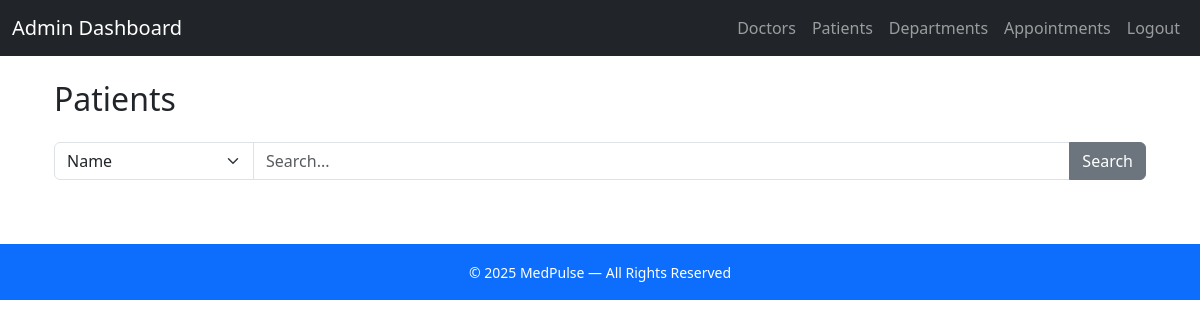
The page /admin/patients (signed in) on the database as committed earlier.
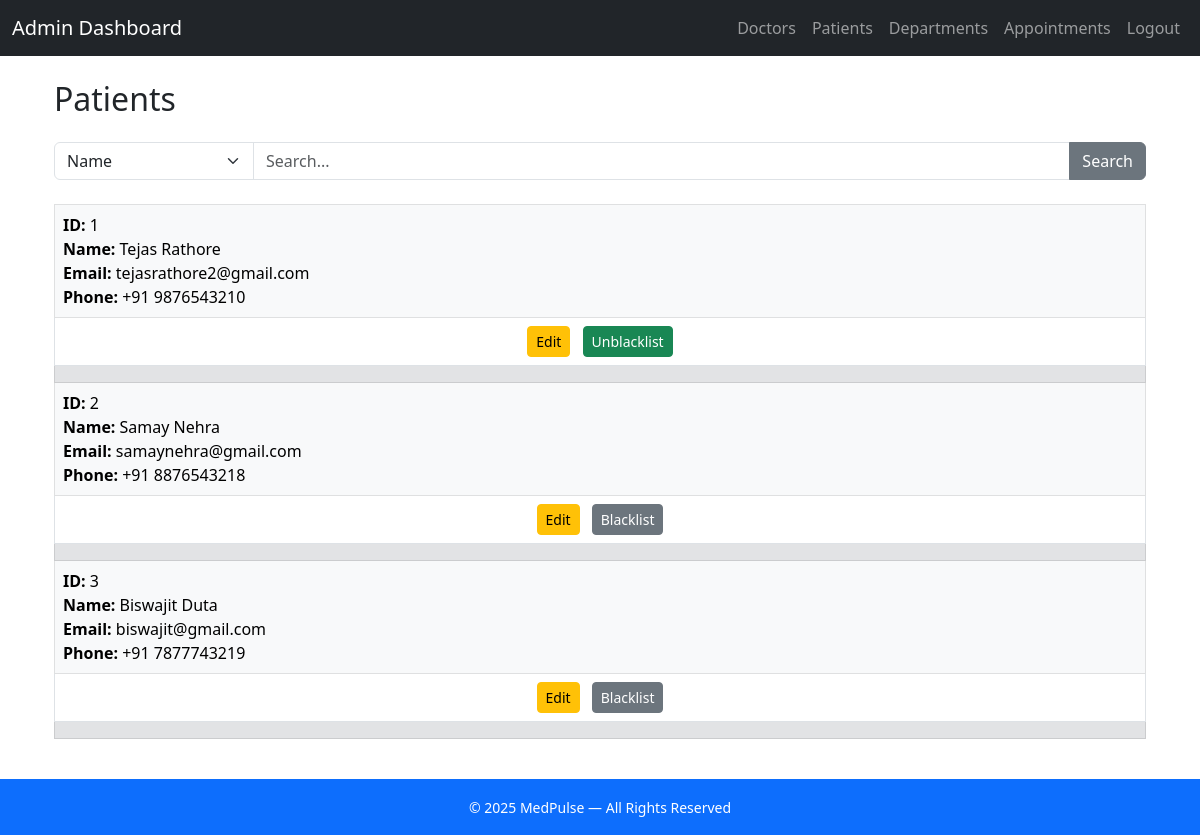
The same page on the database as committed later.
### controller/models.py (models this page shows, shortened)
class Patient(db.Model):
    __tablename__='patient'
    patient_id=db.Column(db.Integer,primary_key=True,autoincrement=True)
    user_id = db.Column(db.Integer, db.ForeignKey('user.user_id'), nullable=False)
    name=db.Column(db.String(50), nullable=False)
    dob=db.Column(db.Date,nullable=False)
    gender=db.Column(db.Enum('Male', 'Female', 'Other'),nullable=False)
    phone_no=db.Column(db.String(15), nullable=False)
    user = db.relationship('User', uselist=False)
    appointments = db.relationship('Appointment', back_populates='patient',uselist=True)

class User(db.Model,UserMixin):
    __tablename__='user'
    user_id =db.Column(db.Integer,primary_key=True,autoincrement=True)
    email=db.Column(db.String(320),unique=True,nullable=False)
    username=db.Column(db.String(20),unique=True,nullable=False)
    password=db.Column(db.String(255),nullable=False)
    blacklisted = db.Column(db.Boolean, default=False, nullable=False)
    role_id = db.Column(db.Integer, db.ForeignKey('roles.role_id'), nullable=False)
    role=db.relationship('Roles',uselist=False,lazy='joined')

### controller/admin_routes.py (the view, shortened to what this page needs)
@admin.route('/patients')
@login_required
def admin_patients():
    if current_user.role.role != 'Admin':
        flash("You are not authorized to perform this action.", "danger")
        return redirect(url_for('main.dashboard'))
    else:
        search_by = request.args.get('search_by', 'name')  # default = name
        query = request.args.get('query', '').strip()
        patients = Patient.query.join(Patient.user)
        patients = patients.all()
        return render_template('Admin/admin_patients.html',patients=patients,search_by=search_by,query=query)

### app.py (called while the page is built)
@app.before_request
def force_logout_blacklisted():
    if current_user.is_authenticated and current_user.blacklisted:
        logout_user()
        flash("Your account has been disabled.", "danger")
        return redirect(url_for('main.home'))

@app.context_processor
def inject_current_year():
    return {"current_year": datetime.now().year}

### controller/routes.py (called while the page is built)
@login_manager.user_loader
def load_user(user_id):
    return User.query.get(int(user_id))

### templates/Admin/admin_patients.html (shortened to what this page needs)
{% extends "admin/base.html" %}
{% block content %}
<div class="container mt-4">
    <h2 class="mb-4">Patients</h2>
    <form method="GET" action="{{ url_for('admin.admin_patients') }}" class="mb-4">
        <div class="input-group">
            <select name="search_by" class="form-select" style="max-width: 200px;">
                <option value="name" {% if search_by == 'name' or search_by == '' %}selected{% endif %}>Name</option>
            </select>
            <input type="text" name="query" class="form-control"
                placeholder="Search..."
                value="{{ query }}">
            <button type="submit" class="btn btn-secondary">Search</button>
        </div>
    </form>
    <div class="table-responsive">
        <table class="table table-bordered align-middle">
            <tbody>
                {% for patient in patients %}
                <tr class="table-light">
                    <td>
                        <strong>ID:</strong> {{ patient.patient_id }} <br>
                        <strong>Name:</strong> {{ patient.name }} <br>
                        <strong>Email:</strong> {{ patient.user.email }} <br>
                        <strong>Phone:</strong> {{ patient.phone_no }}
                    </td>
                </tr>
                <tr>
                    <td class="text-center">
                        <a href="{{ url_for('admin.admin_edit_patient', patient_id=patient.patient_id) }}"
                           class="btn btn-warning btn-sm mx-1">Edit</a>
                        <a href="{{ url_for('admin.admin_patient_blacklist', patient_id=patient.patient_id) }}"
                           class="btn btn-sm mx-1
                               {% if patient.user.blacklisted %}btn-success{% else %}btn-secondary{% endif %}">
                            {% if patient.user.blacklisted %}
                                Unblacklist
                            {% else %}
                                Blacklist
                            {% endif %}
                        </a>
                    </td>
                </tr>
                <tr class="table-secondary"><td></td></tr>
                {% endfor %}
            </tbody>
        </table>
    </div>
</div>
{% endblock %}

### templates/Admin/base.html (shortened to what this page needs)
<!DOCTYPE html>
<html lang="en">
<head>
    <link href="https://cdn.jsdelivr.net/npm/bootstrap@5.3.0/dist/css/bootstrap.min.css" rel="stylesheet">
</head>
<body>
    <nav class="navbar navbar-expand-lg navbar-dark bg-dark">
        <div class="container-fluid">
            <a class="navbar-brand" href="{{ url_for('admin.admin_dashboard') }}">Admin Dashboard</a>
            <div class="collapse navbar-collapse" id="navbarNav">
                <ul class="navbar-nav ms-auto">
                    <li class="nav-item"><a class="nav-link" href="{{ url_for('admin.admin_doctors') }}">Doctors</a></li>
                    <li class="nav-item"><a class="nav-link" href="{{ url_for('admin.admin_patients') }}">Patients</a></li>
                    <li class="nav-item"><a class="nav-link" href="{{ url_for('admin.admin_departments') }}">Departments</a></li>
                    <li class="nav-item"><a class="nav-link" href="{{ url_for('admin.admin_appointments') }}">Appointments</a></li>
                    <li class="nav-item"><a class="nav-link" href="{{ url_for('main.logout') }}">Logout</a></li>
                </ul>
            </div>
        </div>
    </nav>
    <div class="container mt-4">
        {% block content %}
        {% endblock %}
    </div>
    <footer class="bg-primary text-white py-3 mt-4">
        <div class="container text-center">
            <small>
            &copy; {{ current_year if current_year else "2025" }} MedPulse —
            All Rights Reserved
            </small>
        </div>
    </footer>
</body>
</html>

Rows that differ between the two databases and show on the page:
added Patient: patient_id "1", name "Tejas Rathore", user.email "tejasrathore2@gmail.com", phone_no "+91 9876543210", shows "Unblacklist"
added Patient: patient_id "2", name "Samay Nehra", user.email "samaynehra@gmail.com", phone_no "+91 8876543218", shows "Blacklist"
added Patient: patient_id "3", name "Biswajit Duta", user.email "biswajit@gmail.com", phone_no "+91 7877743219", shows "Blacklist"
